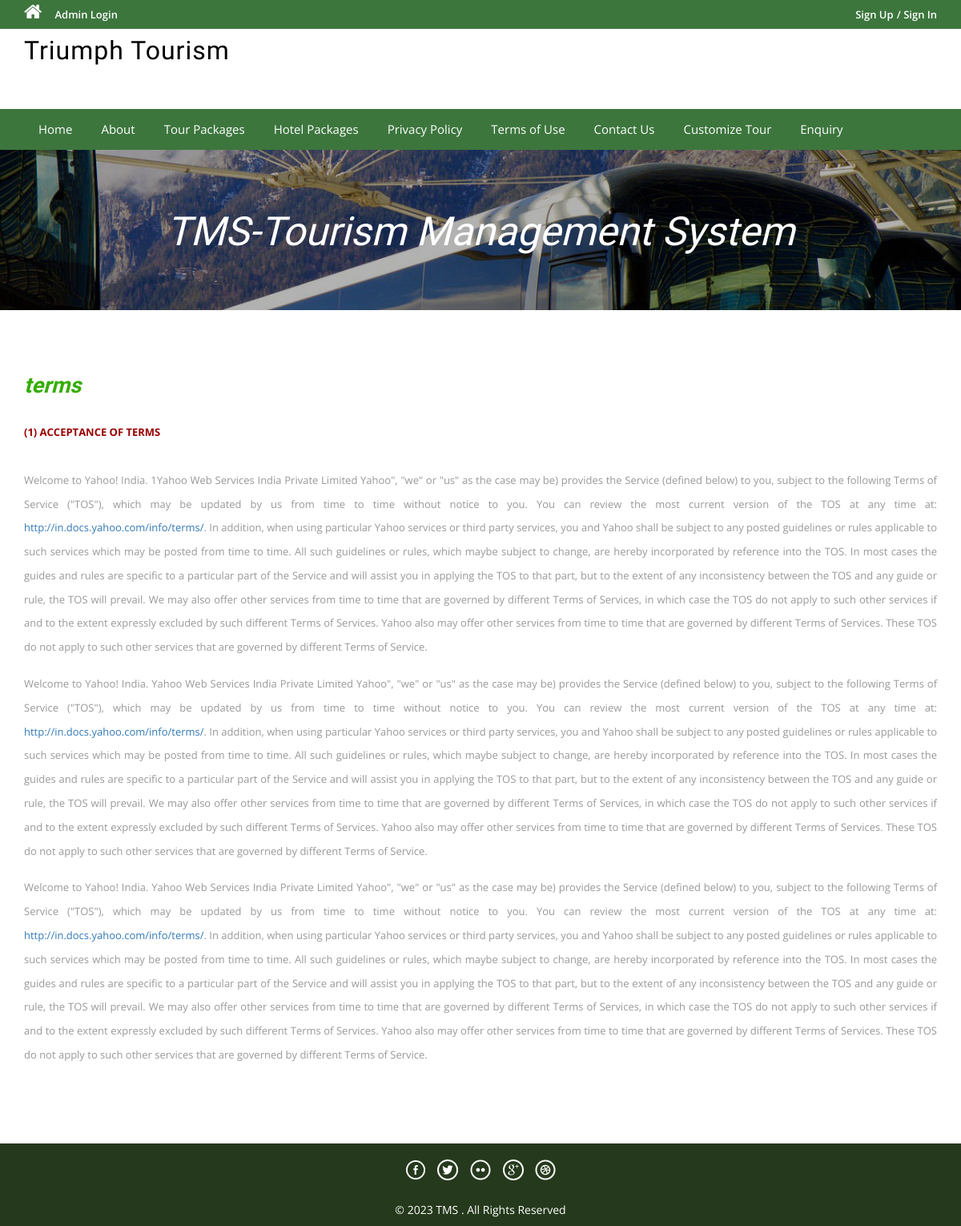
Page /page.php?type=terms on the earlier database version.
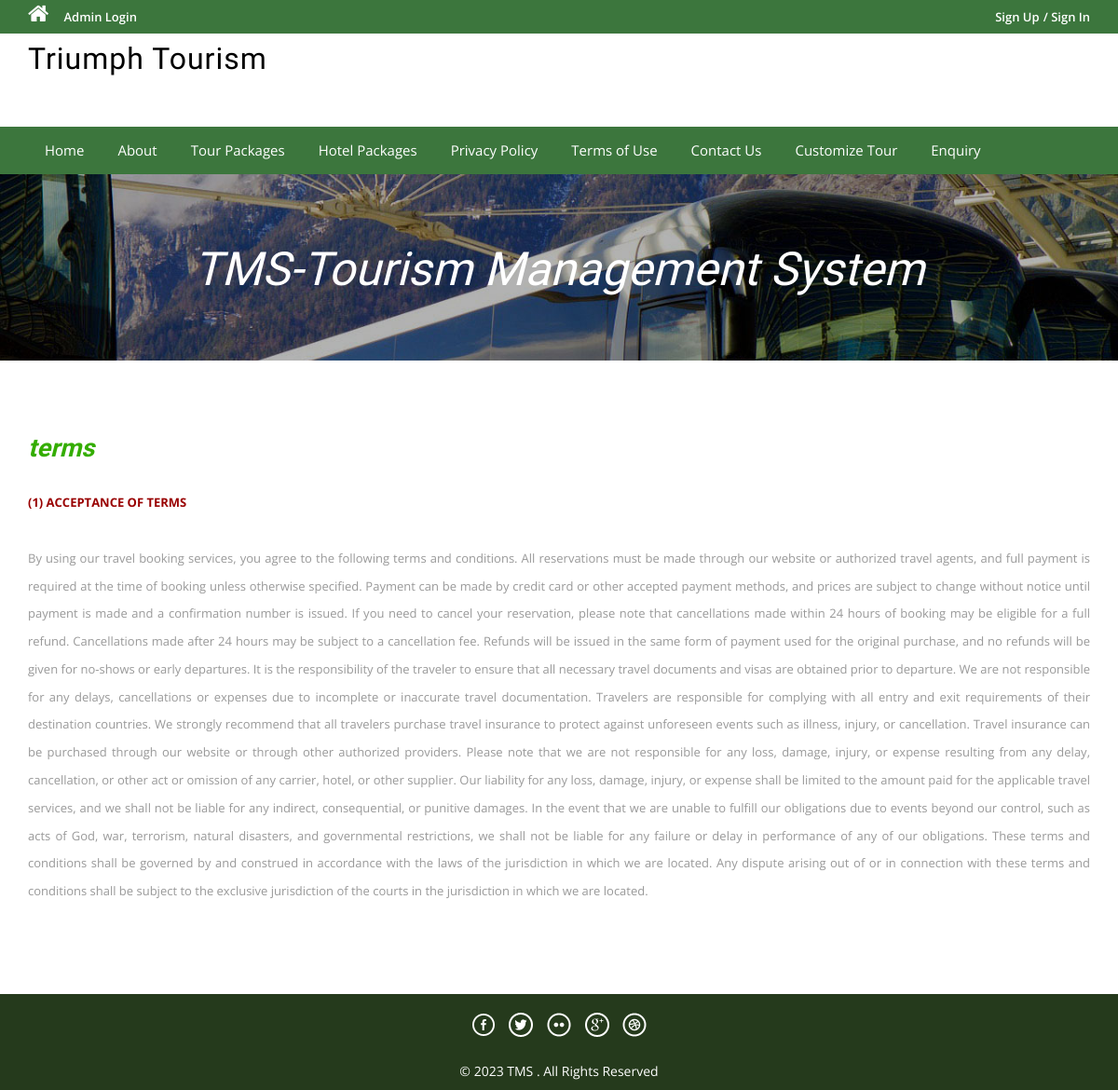
Same page on the later database version.
### tables this page shows
CREATE TABLE `tblpages` (
  `id` int(11) NOT NULL,
  `type` varchar(255) DEFAULT '',
  `detail` longtext DEFAULT NULL
);

### page.php (the view, shortened to what this page needs)
<?php
include('includes/config.php');
?>
<!DOCTYPE HTML>
<html>
<head>
<link href="css/bootstrap.css" rel='stylesheet' type='text/css' />
<link href="css/style.css" rel='stylesheet' type='text/css' />
<link href="css/font-awesome.css" rel="stylesheet">
<link href="css/animate.css" rel="stylesheet" type="text/css" media="all">
</head>
<body>
<div class="top-header">
<?php include('includes/header.php');?>
<div class="banner-1 ">
	<div class="container">
		<h1 class="wow zoomIn animated animated" data-wow-delay=".5s" style="visibility: visible; animation-delay: 0.5s; animation-name: zoomIn;">TMS-Tourism Management System</h1>
	</div>
</div>
<div class="privacy">
	<div class="container">
										<?php
$pagetype=$_GET['type'];
$sql = "SELECT type,detail from tblpages where type=:pagetype";
$query = $dbh -> prepare($sql);
$query->bindParam(':pagetype',$pagetype,PDO::PARAM_STR);
$query->execute();
$results=$query->fetchAll(PDO::FETCH_OBJ);
if($query->rowCount() > 0)
{
foreach($results as $result)
{
?>
		<h3 class="wow fadeInDown animated animated" data-wow-delay=".5s" style="visibility: visible; animation-delay: 0.5s; animation-name: fadeInDown;"><?php 	echo $_GET['type'] ?></h3>
	<p>
	<?php 	echo $result->detail; ?>
	</p>
<?php } }?>
	</div>
</div>
<?php include('includes/footer.php');?>
</body>
</html>

Differences in the rows shown:
changed tblpages: detail "(1) ACCEPTANCE OF TERMS Welcome to Yahoo! India. 1Yahoo Web Services India Private Limited Yahoo\", \"we\" or \"us\" as the case may be) provides the Service (defined below) to you, subject to the following Terms of Service (\"TOS\"), which may be updated by us from time to time without notice to you. You can review the most current version of the TOS at any time at: http://in.docs.yahoo.com/info/terms/ . In addition, when using particular Yahoo services or third party services, you and Yahoo shall be subject to any posted guidelines or rules applicable to such services which may be posted from time to time. All such guidelines or rules, which maybe subject to change, are hereby incorporated by…" → "(1) ACCEPTANCE OF TERMS By using our travel booking services, you agree to the following terms and conditions. All reservations must be made through our website or authorized travel agents, and full payment is required at the time of booking unless otherwise specified. Payment can be made by credit card or other accepted payment methods, and prices are subject to change without notice until payment is made and a confirmation number is issued. If you need to cancel your reservation, please note that cancellations made within 24 hours of booking may be eligible for a full refund. Cancellations made after 24 hours may be subject to a cancellation fee. Refunds will be issued in the same form of…"
